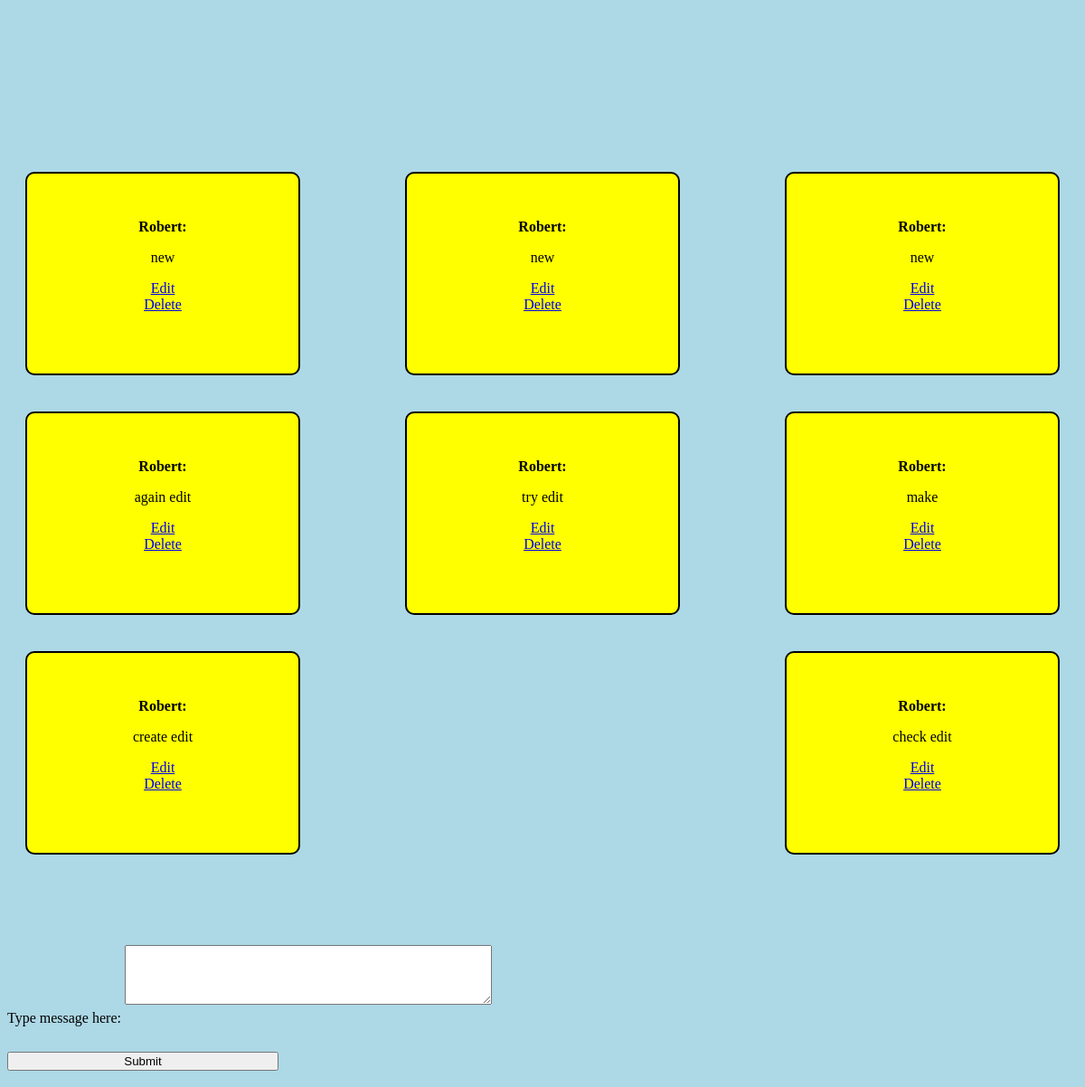
Before: /rooms/room/1/ (signed in) with the older database file.
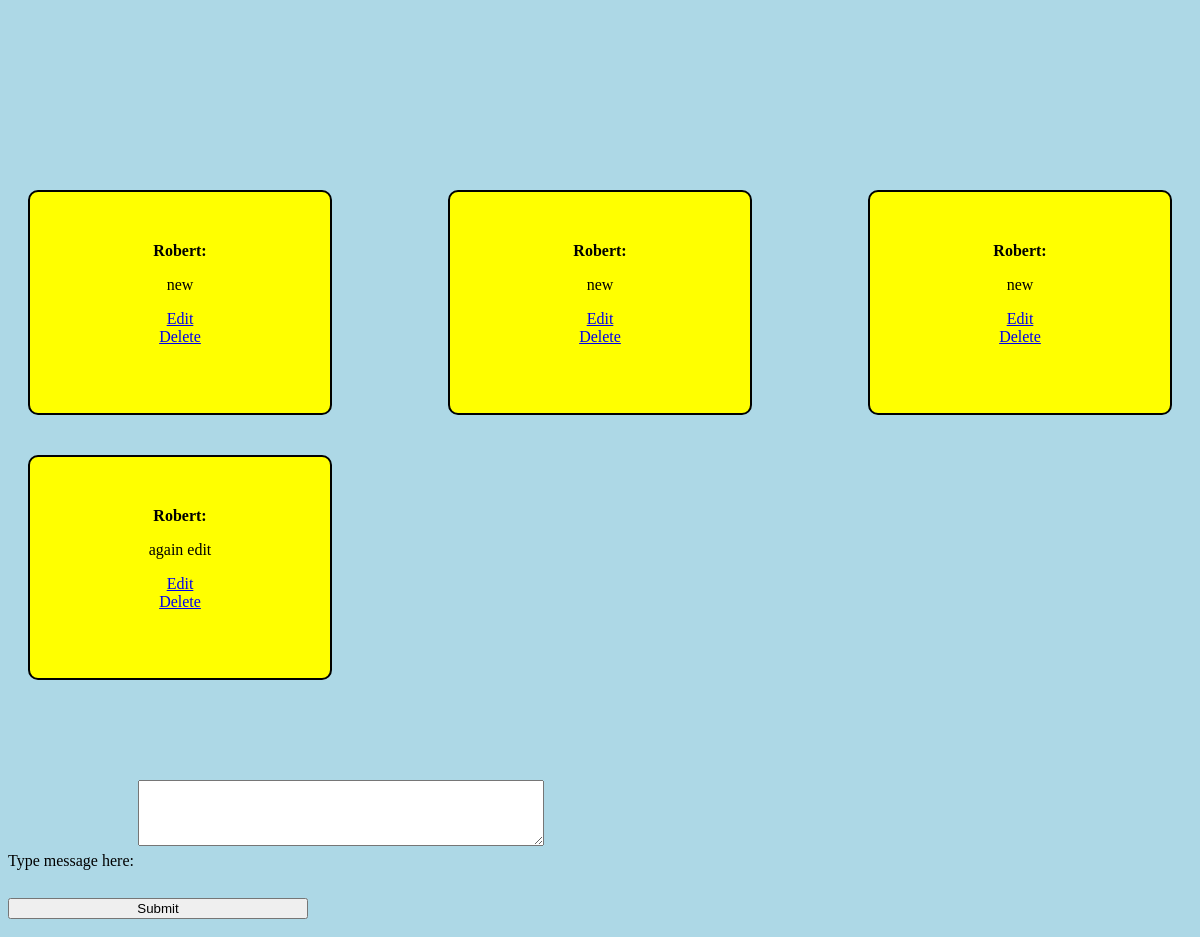
After: the same page with the newer database file.
### messaging/models.py (models this page shows)
class Message(models.Model):
  sender = models.ForeignKey(User, related_name='sent_messages', on_delete=models.CASCADE)
  receiver = models.ForeignKey(User, related_name='received_messages', on_delete=models.CASCADE)
  content = models.TextField()
  timestamp = models.DateTimeField(auto_now_add=True)
  def __str__(self):
    return f"{self.sender.username} to {self.receiver.username}: {self.content}"

### messaging/views.py (the view)
# urls.py: path("room/<int:user_id>/", views.room, name="room"),
def room(request, user_id):
    user = get_object_or_404(User, id=user_id)
    current_user = request.user
    print('user ' + str(user) + ' curr user ' + str(current_user) + 'msgs ' + str(Message.objects.all()))
    messages = Message.objects.filter(
        Q(sender=current_user, receiver=user) |
        Q(sender=user, receiver=current_user)
    ).order_by('timestamp')
    print('Messages:', messages)
    return render(request, 'messaging/room.html', {'user': user,'messages':messages})

### messaging/templates/messaging/room.html (shortened to what this page needs)
{% load static %}
<!DOCTYPE html>
<html lang="en">
<head>
    <link rel="stylesheet" type="text/css" href="{% static 'css/styles.css' %}">
</head>
<body>
    <div id="messages" class="messages">
        {% for message in messages %}
        <div class="message">
            <strong>{{ message.sender.username }}:</strong>
            <p>{{ message.content }}</p>
            <a href="{% url 'updateMsg' message.id %}">Edit</a>
            <a href="{% url 'deleteMsg' message.id %}">Delete</a>
        </div>
        {% empty %}
        <p>No messages yet.</p>
        {% endfor %}
    </div>
    <form id="messageForm" action="{% url 'message' user.id %}" enctype="multipart/form-data">
        <label for="content">Type message here:</label>
        <textarea id="content" name="content" rows="4" cols="50">{{ form.message.value }}</textarea>
        <br><br>
        <input type="submit" value="Submit">
    </form>
</body>
</html>

### messaging/static/css/styles.css (style rules this page uses)
input[type=submit] { margin-left: 250px; margin-top: 10px; }
body { background-color: lightblue; }
textarea { margin-left: 40%; }
.messages { display: flex; height: 400px; justify-content: space-between; flex-wrap: wrap; margin-top: 170px; }
.message { border: 2px solid black; background-color: yellow; width: 100%; max-width: 300px; border-radius: 10px; flex: 0 1 300px; border-radius: 10px; text-align: center; height: 221px; margin-top: 50px; display: flex; align-items: center; flex-direction: column; margin: 20px; }
.message strong { margin-top: 50px; }
.messages { display: flex; height: 100%; justify-content: space-between; flex-wrap: wrap; margin-top: 170px; flex-grow: 1; overflow-y: auto; padding-bottom: 60px; }
input[type="submit"], #usernameSignUp, #passwordSignUp { width: 80%; max-width: 300px; margin: 10px auto; }
textarea { width: 80%; max-width: 400px; margin: 20px auto; }

Changed rows visible on the page:
removed Message: sender.username "Robert", content "try edit"
removed Message: sender.username "Robert", content "make"
removed Message: sender.username "Robert", content "create edit"
removed Message: sender.username "Robert", content "check edit"
